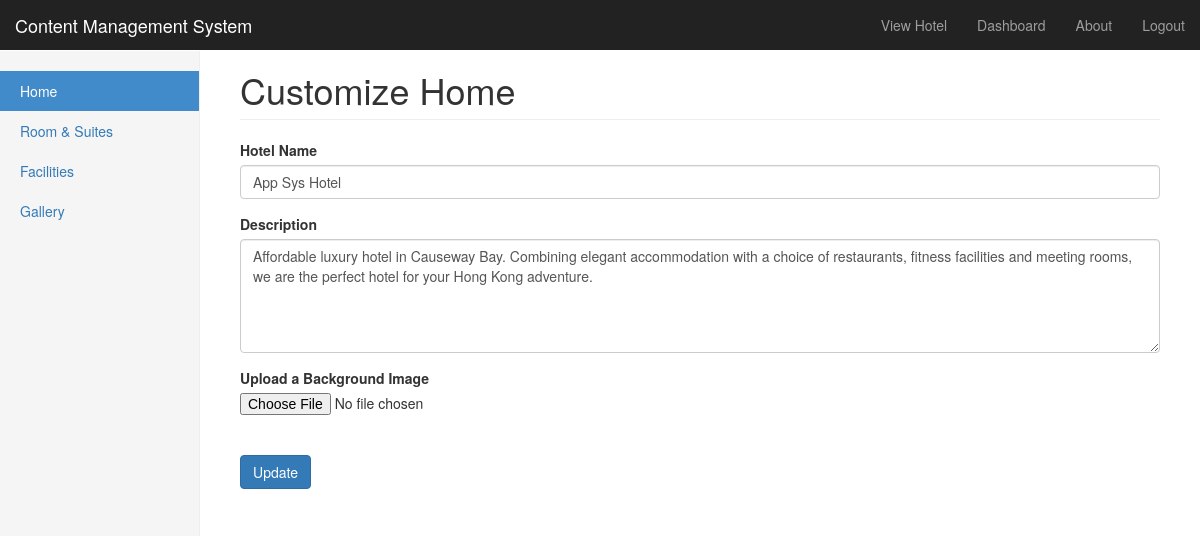
Screenshot of /dashboard.php?id=1 (signed in) with the database file from the repository.
### tables this page shows
CREATE TABLE `home` (
  `home_id` int(11) NOT NULL,
  `hotel_name` varchar(50) NOT NULL,
  `hotel_description` varchar(255) NOT NULL,
  `home_bg` varchar(255) NOT NULL
);

### dashboard.php (the view, shortened to what this page needs)
<?php
require_once 'include/config.php';
$name = $description="";
$name_err = $description_err = "";
if(isset($_POST["id"]) && !empty($_POST["id"])){
    $id = $_POST["id"];
    $input_name = trim($_POST["name"]);
    if(empty($input_name)){
        $name_err = 'Please enter a hotel name.';
    } else{
        $name = $input_name;
    }
    $input_description = trim($_POST["description"]);
    if(empty($input_description)){
        $description_err = 'Please enter a description.';
    } else{
        $description = $input_description;
    }
    if($_FILES['files']['error'] == 0){
      $file_loc = $_FILES['files']['tmp_name'];
      list($width, $height, $type, $attr) = getimagesize($file_loc);
      if($width>='1600' && $height>='900'){
        $image = "dashboardcover.jpg";
        $folder="uploads/";
      }else{
        ?>
        <script>
          // success message
            alert('Image is too small. Minimum dimensions are 1600x900 pixels.');
            window.location.href='dashboard.php?id=1';
        </script>
        <?php
        exit();
      }
    }
    if(empty($description_err) && empty($name_err)){
      if($_FILES['files']['error'] == 0){
        $sql = "UPDATE home SET hotel_name=?, hotel_description=?, home_bg=? WHERE home_id=?";
      }else{
        $sql = "UPDATE home SET hotel_name=?, hotel_description=? WHERE home_id=?";
      }
        if($stmt = mysqli_prepare($link, $sql)){
            if($_FILES['files']['error'] == 0){
              mysqli_stmt_bind_param($stmt, "sssi", $param_name, $param_description, $param_home_bg, $param_id);
            }else{
              mysqli_stmt_bind_param($stmt, "ssi", $param_name, $param_description, $param_id);
            }
						$param_name = $name;
            $param_description = $description;
            $param_id = $id;
            if($_FILES['files']['error'] == 0){
              $param_home_bg = $image;
            }
            if(mysqli_stmt_execute($stmt)){
              if($_FILES['files']['error'] == 0){
                move_uploaded_file($file_loc,$folder.$image);
              }
                ?>
                <script>
                  // success message
                    alert('Successfully updated');
                    window.location.href='dashboard.php?id=1';
                </script>
                <?php
            } else{
                echo "Something went wrong. Please try again later.";
            }
        }
        mysqli_stmt_close($stmt);
    }
    mysqli_close($link);
} else{
    if(isset($_GET["id"]) && !empty(trim($_GET["id"]))){
        $sql = "SELECT * FROM home WHERE home_id = ?";
        if($stmt = mysqli_prepare($link, $sql)){
            mysqli_stmt_bind_param($stmt, "i", $param_id);
            if(mysqli_stmt_execute($stmt)){
                $result = mysqli_stmt_get_result($stmt);
                if(mysqli_num_rows($result) == 1){
                    $row = mysqli_fetch_array($result, MYSQLI_ASSOC);
                    $name = $row["hotel_name"];
                    $description = $row["hotel_description"];
                } else{
                  header("location: error.php");
                  exit();
                }
            } else{
                echo "Oops! Something went wrong. Please try again later.";
            }
        }
    }  else{
        header("location: error.php");
       exit();
    }
}
?>
<!doctype html>
<html lang="en">
  <head>
    <link href="css/bootstrap.min.css" rel="stylesheet">
    <link href="css/dashboard.css" rel="stylesheet">
    <body>
      <?php include 'include/nav.php'; ?>
      <div class="container-fluid">
        <div class="row">
          <div class="col-sm-3 col-md-2 sidebar">
            <ul class="nav nav-sidebar">
              <li class="active"><a href="dashboard.php?id=1">Home<span class="sr-only">(current)</span></a></li>
              <li><a href="editRoom.php">Room & Suites</a></li>
              <li><a href="editFacilities.php">Facilities</a></li>
              <li><a href="editGallery.php">Gallery</a></li>
            </ul>
          </div>
          <div class="col-sm-9 col-sm-offset-3 col-md-10 col-md-offset-2 main">
            <h1 class="page-header">Customize Home</h1>
            <form action="<?php echo htmlspecialchars($_SERVER["PHP_SELF"]); ?>" method="post" enctype="multipart/form-data">
                <div class="form-group">
                  <label class="col-form-label" for="formGroupExampleInput">Hotel Name</label>
                  <input type="text" class="form-control" name="name" value="<?php echo $name; ?>" id="formGroupExampleInput" placeholder="Hotel Name">
                </div>
                <div class="form-group">
                  <label class="col-form-label" for="formGroupExampleInput2">Description</label>
                  <textarea class="form-control" rows="5" id="description" name="description" placeholder="Description"><?php echo $description; ?></textarea>
                </div>
                <label class="col-form-label" for="formGroupExampleInput">Upload a Background Image</label>
                <input type="file" name="files" id="files" accept="image/jpeg"/><br><br>
                <input type="submit" class="btn btn-primary" value="Update">
            </form>
          </div>
        </div>
      </div>
  </body>
</html>

### css/dashboard.css (style rules this page uses)
body { padding-top: 50px; }
.sidebar { display: none; }
@media (min-width: 768px) { .sidebar { position: fixed; top: 51px; bottom: 0; left: 0; z-index: 1000; display: block; padding: 20px; overflow-x: hidden; overflow-y: auto; background-color: #f5f5f5; border-right: 1px solid #eee; } }
.nav-sidebar { margin-right: -21px; margin-bottom: 20px; margin-left: -20px; }
.nav-sidebar > li > a { padding-right: 20px; padding-left: 20px; }
.nav-sidebar > .active > a, .nav-sidebar > .active > a:hover, .nav-sidebar > .active > a:focus { color: #fff; background-color: #428bca; }
.main { padding: 20px; }
@media (min-width: 768px) { .main { padding-right: 40px; padding-left: 40px; } }
.main .page-header { margin-top: 0; }

### rows the page displays
home: name "App Sys Hotel", description "Affordable luxury hotel in Causeway Bay. Combining elegant accommodation with a choice of restaurants, fitness facilities and meeting rooms, we are the perfect hotel for your Hong Kong adventure."
